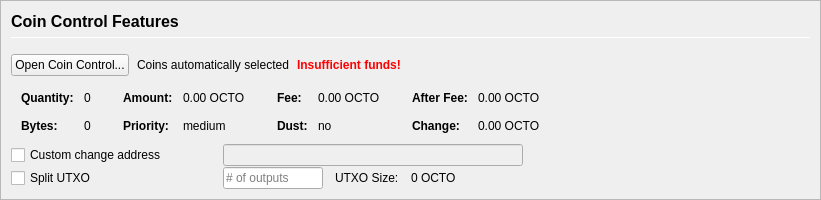
         <widget class="QFrame" name="frameCoinControl">
          <property name="sizePolicy">
           <sizepolicy hsizetype="Expanding" vsizetype="Expanding">
            <horstretch>0</horstretch>
            <verstretch>0</verstretch>
           </sizepolicy>
          </property>
          <property name="maximumSize">
           <size>
            <width>16777215</width>
            <height>16777215</height>
           </size>
          </property>
          <property name="frameShape">
           <enum>QFrame::StyledPanel</enum>
          </property>
          <property name="frameShadow">
           <enum>QFrame::Sunken</enum>
          </property>
          <layout class="QVBoxLayout" name="verticalLayoutCoinControl2">
           <property name="spacing">
            <number>0</number>
           </property>
           <property name="leftMargin">
            <number>0</number>
           </property>
           <property name="topMargin">
            <number>0</number>
           </property>
           <property name="rightMargin">
            <number>0</number>
           </property>
           <property name="bottomMargin">
            <number>0</number>
           </property>
           <item>
            <widget class="QFrame" name="frameCoinControl_BG">
             <layout class="QVBoxLayout" name="verticalLayoutCoinControl" stretch="0,0,0,0,0,0">
              <property name="spacing">
               <number>1</number>
              </property>
              <property name="leftMargin">
               <number>10</number>
              </property>
              <property name="topMargin">
               <number>10</number>
              </property>
              <item>
               <layout class="QHBoxLayout" name="horizontalLayoutCoinControl1">
                <property name="bottomMargin">
                 <number>15</number>
                </property>
                <item>
                 <layout class="QVBoxLayout" name="verticalLayout_3">
                  <property name="spacing">
                   <number>6</number>
                  </property>
                  <item>
                   <widget class="QLabel" name="labelCoinControlFeatures">
                    <property name="sizePolicy">
                     <sizepolicy hsizetype="Preferred" vsizetype="Maximum">
                      <horstretch>0</horstretch>
                      <verstretch>0</verstretch>
                     </sizepolicy>
                    </property>
                    <property name="minimumSize">
                     <size>
                      <width>0</width>
                      <height>20</height>
                     </size>
                    </property>
                    <property name="font">
                     <font>
                      <pointsize>12</pointsize>
                      <weight>75</weight>
                      <bold>true</bold>
                     </font>
                    </property>
                    <property name="styleSheet">
                     <string notr="true">font-weight:bold;</string>
                    </property>
                    <property name="text">
                     <string>Coin Control Features</string>
                    </property>
                   </widget>
                  </item>
                  <item>
                   <widget class="Line" name="line">
                    <property name="minimumSize">
                     <size>
                      <width>0</width>
                      <height>1</height>
                     </size>
                    </property>
                    <property name="maximumSize">
                     <size>
                      <width>16777215</width>
                      <height>1</height>
                     </size>
                    </property>
                    <property name="orientation">
                     <enum>Qt::Horizontal</enum>
                    </property>
                   </widget>
                  </item>
                 </layout>
                </item>
               </layout>
              </item>
              <item>
               <layout class="QHBoxLayout" name="horizontalLayoutCoinControl2" stretch="0,0,0,0">
                <property name="spacing">
                 <number>8</number>
                </property>
                <property name="bottomMargin">
                 <number>10</number>
                </property>
                <item>
                 <widget class="QPushButton" name="pushButtonCoinControl">
                  <property name="styleSheet">
                   <string notr="true"/>
                  </property>
                  <property name="text">
                   <string>Open Coin Control...</string>
                  </property>
                  <property name="autoDefault">
                   <bool>false</bool>
                  </property>
                 </widget>
                </item>
                <item>
                 <widget class="QLabel" name="labelCoinControlAutomaticallySelected">
                  <property name="text">
                   <string>Coins automatically selected</string>
                  </property>
                  <property name="margin">
                   <number>5</number>
                  </property>
                 </widget>
                </item>
                <item>
                 <widget class="QLabel" name="labelCoinControlInsuffFunds">
                  <property name="font">
                   <font>
                    <weight>75</weight>
                    <bold>true</bold>
                   </font>
                  </property>
                  <property name="styleSheet">
                   <string notr="true">color:red;font-weight:bold;</string>
                  </property>
                  <property name="text">
                   <string>Insufficient funds!</string>
                  </property>
                  <property name="margin">
                   <number>5</number>
                  </property>
                 </widget>
                </item>
                <item>
                 <spacer name="horizontalSpacerCoinControl">
                  <property name="orientation">
                   <enum>Qt::Horizontal</enum>
                  </property>
                  <property name="sizeHint" stdset="0">
                   <size>
                    <width>40</width>
                    <height>1</height>
                   </size>
                  </property>
                 </spacer>
                </item>
               </layout>
              </item>
              <item>
               <widget class="QWidget" name="widgetCoinControl" native="true">
                <property name="sizePolicy">
                 <sizepolicy hsizetype="Preferred" vsizetype="Preferred">
                  <horstretch>0</horstretch>
                  <verstretch>0</verstretch>
                 </sizepolicy>
                </property>
                <property name="minimumSize">
                 <size>
                  <width>0</width>
                  <height>0</height>
                 </size>
                </property>
                <property name="styleSheet">
                 <string notr="true"/>
                </property>
                <layout class="QHBoxLayout" name="horizontalLayoutCoinControl5">
                 <property name="leftMargin">
                  <number>0</number>
                 </property>
                 <property name="topMargin">
                  <number>0</number>
                 </property>
                 <property name="rightMargin">
                  <number>0</number>
                 </property>
                 <property name="bottomMargin">
                  <number>0</number>
                 </property>
                 <item>
                  <layout class="QHBoxLayout" name="horizontalLayoutCoinControl3" stretch="0,0,0,1">
                   <property name="spacing">
                    <number>20</number>
                   </property>
                   <property name="topMargin">
                    <number>0</number>
                   </property>
                   <property name="bottomMargin">
                    <number>10</number>
                   </property>
                   <item>
                    <layout class="QFormLayout" name="formLayoutCoinControl1">
                     <property name="horizontalSpacing">
                      <number>10</number>
                     </property>
                     <property name="verticalSpacing">
                      <number>14</number>
                     </property>
                     <property name="leftMargin">
                      <number>10</number>
                     </property>
                     <property name="topMargin">
                      <number>4</number>
                     </property>
                     <property name="rightMargin">
                      <number>6</number>
                     </property>
                     <item row="0" column="0">
                      <widget class="QLabel" name="labelCoinControlQuantityText">
                       <property name="font">
                        <font>
                         <weight>75</weight>
                         <bold>true</bold>
                        </font>
                       </property>
                       <property name="text">
                        <string>Quantity:</string>
                       </property>
                       <property name="margin">
                        <number>0</number>
                       </property>
                      </widget>
                     </item>
                     <item row="0" column="1">
                      <widget class="QLabel" name="labelCoinControlQuantity">
                       <property name="cursor">
                        <cursorShape>IBeamCursor</cursorShape>
                       </property>
                       <property name="contextMenuPolicy">
                        <enum>Qt::ActionsContextMenu</enum>
                       </property>
                       <property name="text">
                        <string notr="true">0</string>
                       </property>
                       <property name="margin">
                        <number>0</number>
                       </property>
                       <property name="textInteractionFlags">
                        <set>Qt::LinksAccessibleByMouse|Qt::TextSelectableByKeyboard|Qt::TextSelectableByMouse</set>
                       </property>
                      </widget>
                     </item>
                     <item row="1" column="0">
                      <widget class="QLabel" name="labelCoinControlBytesText">
                       <property name="font">
                        <font>
                         <weight>75</weight>
                         <bold>true</bold>
                        </font>
                       </property>
                       <property name="text">
                        <string>Bytes:</string>
                       </property>
                      </widget>
                     </item>
                     <item row="1" column="1">
                      <widget class="QLabel" name="labelCoinControlBytes">
                       <property name="cursor">
                        <cursorShape>IBeamCursor</cursorShape>
                       </property>
                       <property name="contextMenuPolicy">
                        <enum>Qt::ActionsContextMenu</enum>
                       </property>
                       <property name="text">
                        <string notr="true">0</string>
                       </property>
                       <property name="textInteractionFlags">
                        <set>Qt::LinksAccessibleByMouse|Qt::TextSelectableByKeyboard|Qt::TextSelectableByMouse</set>
                       </property>
                      </widget>
                     </item>
                    </layout>
                   </item>
                   <item>
                    <layout class="QFormLayout" name="formLayoutCoinControl2">
                     <property name="horizontalSpacing">
                      <number>10</number>
                     </property>
                     <property name="verticalSpacing">
                      <number>14</number>
                     </property>
                     <property name="leftMargin">
                      <number>6</number>
                     </property>
                     <property name="topMargin">
                      <number>4</number>
                     </property>
                     <property name="rightMargin">
                      <number>6</number>
                     </property>
                     <item row="0" column="0">
                      <widget class="QLabel" name="labelCoinControlAmountText">
                       <property name="font">
                        <font>
                         <weight>75</weight>
                         <bold>true</bold>
                        </font>
                       </property>
                       <property name="text">
                        <string>Amount:</string>
                       </property>
                       <property name="margin">
                        <number>0</number>
                       </property>
                      </widget>
                     </item>
                     <item row="0" column="1">
                      <widget class="QLabel" name="labelCoinControlAmount">
                       <property name="cursor">
                        <cursorShape>IBeamCursor</cursorShape>
                       </property>
                       <property name="contextMenuPolicy">
                        <enum>Qt::ActionsContextMenu</enum>
                       </property>
                       <property name="text">
                        <string notr="true">0.00 OCTO</string>
                       </property>
                       <property name="textInteractionFlags">
                        <set>Qt::LinksAccessibleByMouse|Qt::TextSelectableByKeyboard|Qt::TextSelectableByMouse</set>
                       </property>
                      </widget>
                     </item>
                     <item row="1" column="0">
                      <widget class="QLabel" name="labelCoinControlPriorityText">
                       <property name="font">
                        <font>
                         <weight>75</weight>
                         <bold>true</bold>
                        </font>
                       </property>
                       <property name="text">
                        <string>Priority:</string>
                       </property>
                      </widget>
                     </item>
                     <item row="1" column="1">
                      <widget class="QLabel" name="labelCoinControlPriority">
                       <property name="cursor">
                        <cursorShape>IBeamCursor</cursorShape>
                       </property>
                       <property name="contextMenuPolicy">
                        <enum>Qt::ActionsContextMenu</enum>
                       </property>
                       <property name="text">
                        <string>medium</string>
                       </property>
                       <property name="textInteractionFlags">
                        <set>Qt::LinksAccessibleByMouse|Qt::TextSelectableByKeyboard|Qt::TextSelectableByMouse</set>
                       </property>
                      </widget>
                     </item>
                    </layout>
                   </item>
                   <item>
                    <layout class="QFormLayout" name="formLayoutCoinControl3">
                     <property name="horizontalSpacing">
                      <number>10</number>
                     </property>
                     <property name="verticalSpacing">
                      <number>14</number>
                     </property>
                     <property name="leftMargin">
                      <number>6</number>
                     </property>
                     <property name="topMargin">
                      <number>4</number>
                     </property>
                     <property name="rightMargin">
                      <number>6</number>
                     </property>
                     <item row="0" column="0">
                      <widget class="QLabel" name="labelCoinControlFeeText">
                       <property name="font">
                        <font>
                         <weight>75</weight>
                         <bold>true</bold>
                        </font>
                       </property>
                       <property name="text">
                        <string>Fee:</string>
                       </property>
                       <property name="margin">
                        <number>0</number>
                       </property>
                      </widget>
                     </item>
                     <item row="0" column="1">
                      <widget class="QLabel" name="labelCoinControlFee">
                       <property name="cursor">
                        <cursorShape>IBeamCursor</cursorShape>
                       </property>
                       <property name="contextMenuPolicy">
                        <enum>Qt::ActionsContextMenu</enum>
                       </property>
                       <property name="text">
                        <string notr="true">0.00 OCTO</string>
                       </property>
                       <property name="textInteractionFlags">
                        <set>Qt::LinksAccessibleByMouse|Qt::TextSelectableByKeyboard|Qt::TextSelectableByMouse</set>
                       </property>
                      </widget>
                     </item>
                     <item row="1" column="0">
                      <widget class="QLabel" name="labelCoinControlLowOutputText">
                       <property name="font">
                        <font>
                         <weight>75</weight>
                         <bold>true</bold>
                        </font>
                       </property>
                       <property name="text">
                        <string>Dust:</string>
                       </property>
                      </widget>
                     </item>
                     <item row="1" column="1">
                      <widget class="QLabel" name="labelCoinControlLowOutput">
                       <property name="cursor">
                        <cursorShape>IBeamCursor</cursorShape>
                       </property>
                       <property name="contextMenuPolicy">
                        <enum>Qt::ActionsContextMenu</enum>
                       </property>
                       <property name="text">
                        <string>no</string>
                       </property>
                       <property name="textInteractionFlags">
                        <set>Qt::LinksAccessibleByMouse|Qt::TextSelectableByKeyboard|Qt::TextSelectableByMouse</set>
                       </property>
                      </widget>
                     </item>
                    </layout>
                   </item>
                   <item>
                    <layout class="QFormLayout" name="formLayoutCoinControl4">
                     <property name="horizontalSpacing">
                      <number>10</number>
                     </property>
                     <property name="verticalSpacing">
                      <number>14</number>
                     </property>
                     <property name="leftMargin">
                      <number>6</number>
                     </property>
                     <property name="topMargin">
                      <number>4</number>
                     </property>
                     <property name="rightMargin">
                      <number>6</number>
                     </property>
                     <item row="0" column="0">
                      <widget class="QLabel" name="labelCoinControlAfterFeeText">
                       <property name="font">
                        <font>
                         <weight>75</weight>
                         <bold>true</bold>
                        </font>
                       </property>
                       <property name="text">
                        <string>After Fee:</string>
                       </property>
                       <property name="margin">
                        <number>0</number>
                       </property>
                      </widget>
                     </item>
                     <item row="0" column="1">
                      <widget class="QLabel" name="labelCoinControlAfterFee">
                       <property name="cursor">
                        <cursorShape>IBeamCursor</cursorShape>
                       </property>
                       <property name="contextMenuPolicy">
                        <enum>Qt::ActionsContextMenu</enum>
                       </property>
                       <property name="text">
                        <string notr="true">0.00 OCTO</string>
                       </property>
                       <property name="textInteractionFlags">
                        <set>Qt::LinksAccessibleByMouse|Qt::TextSelectableByKeyboard|Qt::TextSelectableByMouse</set>
                       </property>
                      </widget>
                     </item>
                     <item row="1" column="0">
                      <widget class="QLabel" name="labelCoinControlChangeText">
                       <property name="font">
                        <font>
                         <weight>75</weight>
                         <bold>true</bold>
                        </font>
                       </property>
                       <property name="text">
                        <string>Change:</string>
                       </property>
                      </widget>
                     </item>
                     <item row="1" column="1">
                      <widget class="QLabel" name="labelCoinControlChange">
                       <property name="cursor">
                        <cursorShape>IBeamCursor</cursorShape>
                       </property>
                       <property name="contextMenuPolicy">
                        <enum>Qt::ActionsContextMenu</enum>
                       </property>
                       <property name="text">
                        <string notr="true">0.00 OCTO</string>
                       </property>
                       <property name="textInteractionFlags">
                        <set>Qt::LinksAccessibleByMouse|Qt::TextSelectableByKeyboard|Qt::TextSelectableByMouse</set>
                       </property>
                      </widget>
                     </item>
                    </layout>
                   </item>
                  </layout>
                 </item>
                </layout>
               </widget>
              </item>
              <item>
               <layout class="QHBoxLayout" name="horizontalLayoutCoinControl4">
                <property name="spacing">
                 <number>12</number>
                </property>
                <property name="sizeConstraint">
                 <enum>QLayout::SetDefaultConstraint</enum>
                </property>
                <property name="topMargin">
                 <number>0</number>
                </property>
                <property name="rightMargin">
                 <number>0</number>
                </property>
                <item>
                 <widget class="QCheckBox" name="checkBoxCoinControlChange">
                  <property name="sizePolicy">
                   <sizepolicy hsizetype="Preferred" vsizetype="Preferred">
                    <horstretch>0</horstretch>
                    <verstretch>0</verstretch>
                   </sizepolicy>
                  </property>
                  <property name="minimumSize">
                   <size>
                    <width>200</width>
                    <height>0</height>
                   </size>
                  </property>
                  <property name="maximumSize">
                   <size>
                    <width>200</width>
                    <height>16777215</height>
                   </size>
                  </property>
                  <property name="toolTip">
                   <string>If this is activated, but the change address is empty or invalid, change will be sent to a newly generated address.</string>
                  </property>
                  <property name="text">
                   <string>Custom change address</string>
                  </property>
                 </widget>
                </item>
                <item>
                 <widget class="QValidatedLineEdit" name="lineEditCoinControlChange">
                  <property name="enabled">
                   <bool>false</bool>
                  </property>
                  <property name="sizePolicy">
                   <sizepolicy hsizetype="Preferred" vsizetype="Preferred">
                    <horstretch>0</horstretch>
                    <verstretch>0</verstretch>
                   </sizepolicy>
                  </property>
                  <property name="minimumSize">
                   <size>
                    <width>300</width>
                    <height>0</height>
                   </size>
                  </property>
                 </widget>
                </item>
                <item>
                 <widget class="QLabel" name="labelCoinControlChangeLabel">
                  <property name="sizePolicy">
                   <sizepolicy hsizetype="Preferred" vsizetype="Preferred">
                    <horstretch>0</horstretch>
                    <verstretch>0</verstretch>
                   </sizepolicy>
                  </property>
                  <property name="minimumSize">
                   <size>
                    <width>100</width>
                    <height>0</height>
                   </size>
                  </property>
                  <property name="text">
                   <string/>
                  </property>
                  <property name="margin">
                   <number>3</number>
                  </property>
                 </widget>
                </item>
               </layout>
              </item>
              <item>
               <layout class="QHBoxLayout" name="horizontalLayoutCoinControl6">
                <property name="spacing">
                 <number>12</number>
                </property>
                <property name="rightMargin">
                 <number>0</number>
                </property>
                <item>
                 <widget class="QCheckBox" name="splitBlockCheckBox">
                  <property name="sizePolicy">
                   <sizepolicy hsizetype="Preferred" vsizetype="Preferred">
                    <horstretch>0</horstretch>
                    <verstretch>0</verstretch>
                   </sizepolicy>
                  </property>
                  <property name="minimumSize">
                   <size>
                    <width>200</width>
                    <height>0</height>
                   </size>
                  </property>
                  <property name="maximumSize">
                   <size>
                    <width>200</width>
                    <height>16777215</height>
                   </size>
                  </property>
                  <property name="text">
                   <string>Split UTXO</string>
                  </property>
                 </widget>
                </item>
                <item>
                 <widget class="QLineEdit" name="splitBlockLineEdit">
                  <property name="sizePolicy">
                   <sizepolicy hsizetype="Preferred" vsizetype="Preferred">
                    <horstretch>50</horstretch>
                    <verstretch>0</verstretch>
                   </sizepolicy>
                  </property>
                  <property name="minimumSize">
                   <size>
                    <width>100</width>
                    <height>0</height>
                   </size>
                  </property>
                  <property name="maximumSize">
                   <size>
                    <width>100</width>
                    <height>16777215</height>
                   </size>
                  </property>
                  <property name="placeholderText">
                   <string># of outputs</string>
                  </property>
                 </widget>
                </item>
                <item>
                 <widget class="QLabel" name="labelBlockSizeText">
                  <property name="text">
                   <string>UTXO Size:</string>
                  </property>
                 </widget>
                </item>
                <item>
                 <widget class="QLabel" name="labelBlockSize">
                  <property name="text">
                   <string>0 OCTO</string>
                  </property>
                 </widget>
                </item>
                <item>
                 <spacer name="horizontalSpacer_7">
                  <property name="orientation">
                   <enum>Qt::Horizontal</enum>
                  </property>
                  <property name="sizeHint" stdset="0">
                   <size>
                    <width>40</width>
                    <height>20</height>
                   </size>
                  </property>
                 </spacer>
                </item>
               </layout>
              </item>
              <item>
               <spacer name="verticalSpacerCoinControl">
                <property name="orientation">
                 <enum>Qt::Vertical</enum>
                </property>
                <property name="sizeHint" stdset="0">
                 <size>
                  <width>800</width>
                  <height>1</height>
                 </size>
                </property>
               </spacer>
              </item>
             </layout>
            </widget>
           </item>
          </layout>
         </widget>
